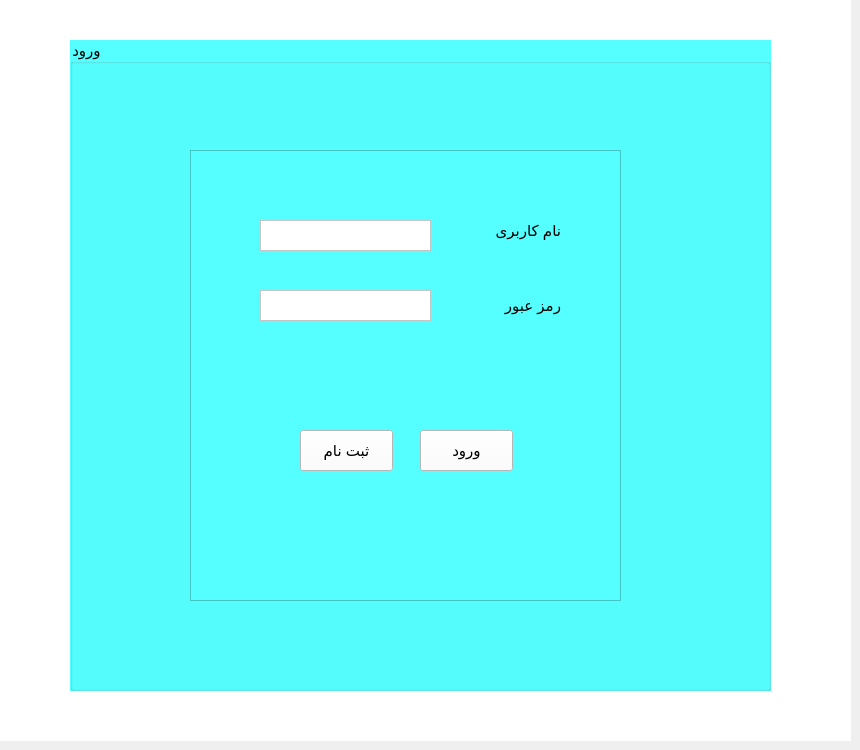
    <widget class="QWidget" name="loginpage">
     <widget class="QWidget" name="widget" native="true">
      <property name="geometry">
       <rect>
        <x>0</x>
        <y>0</y>
        <width>851</width>
        <height>741</height>
       </rect>
      </property>
      <property name="styleSheet">
       <string notr="true">background-color: rgb(85, 255, 255);
background-color: rgb(255, 255, 255);</string>
      </property>
      <widget class="QGroupBox" name="groupBox_2">
       <property name="geometry">
        <rect>
         <x>70</x>
         <y>40</y>
         <width>701</width>
         <height>651</height>
        </rect>
       </property>
       <property name="font">
        <font>
         <pointsize>11</pointsize>
        </font>
       </property>
       <property name="styleSheet">
        <string notr="true">background-color: rgb(255, 255, 255);
background-color: rgb(85, 255, 255);</string>
       </property>
       <property name="title">
        <string>ورود</string>
       </property>
       <widget class="QLabel" name="label_6">
        <property name="geometry">
         <rect>
          <x>410</x>
          <y>180</y>
          <width>81</width>
          <height>21</height>
         </rect>
        </property>
        <property name="font">
         <font>
          <pointsize>11</pointsize>
         </font>
        </property>
        <property name="text">
         <string>نام کاربری</string>
        </property>
       </widget>
       <widget class="QPushButton" name="login_btn1">
        <property name="geometry">
         <rect>
          <x>350</x>
          <y>390</y>
          <width>93</width>
          <height>41</height>
         </rect>
        </property>
        <property name="font">
         <font>
          <pointsize>11</pointsize>
         </font>
        </property>
        <property name="styleSheet">
         <string notr="true">background-color: rgb(255, 255, 255);</string>
        </property>
        <property name="text">
         <string>ورود</string>
        </property>
       </widget>
       <widget class="QLabel" name="label_8">
        <property name="geometry">
         <rect>
          <x>420</x>
          <y>250</y>
          <width>71</width>
          <height>31</height>
         </rect>
        </property>
        <property name="font">
         <font>
          <pointsize>11</pointsize>
         </font>
        </property>
        <property name="text">
         <string>رمز عبور</string>
        </property>
       </widget>
       <widget class="QPushButton" name="sabtenam_btn1">
        <property name="geometry">
         <rect>
          <x>230</x>
          <y>390</y>
          <width>93</width>
          <height>41</height>
         </rect>
        </property>
        <property name="font">
         <font>
          <pointsize>11</pointsize>
         </font>
        </property>
        <property name="styleSheet">
         <string notr="true">background-color: rgb(255, 255, 255);</string>
        </property>
        <property name="text">
         <string>ثبت نام</string>
        </property>
       </widget>
       <widget class="QGraphicsView" name="graphicsView_20">
        <property name="geometry">
         <rect>
          <x>120</x>
          <y>110</y>
          <width>431</width>
          <height>451</height>
         </rect>
        </property>
       </widget>
       <widget class="QTextEdit" name="name_in1">
        <property name="geometry">
         <rect>
          <x>190</x>
          <y>180</y>
          <width>171</width>
          <height>31</height>
         </rect>
        </property>
        <property name="styleSheet">
         <string notr="true">background-color: rgb(255, 255, 255);</string>
        </property>
       </widget>
       <widget class="QTextEdit" name="password_in1">
        <property name="geometry">
         <rect>
          <x>190</x>
          <y>250</y>
          <width>171</width>
          <height>31</height>
         </rect>
        </property>
        <property name="styleSheet">
         <string notr="true">background-color: rgb(255, 255, 255);</string>
        </property>
       </widget>
       <zorder>graphicsView_20</zorder>
       <zorder>label_6</zorder>
       <zorder>login_btn1</zorder>
       <zorder>label_8</zorder>
       <zorder>sabtenam_btn1</zorder>
       <zorder>name_in1</zorder>
       <zorder>password_in1</zorder>
      </widget>
     </widget>
    </widget>
